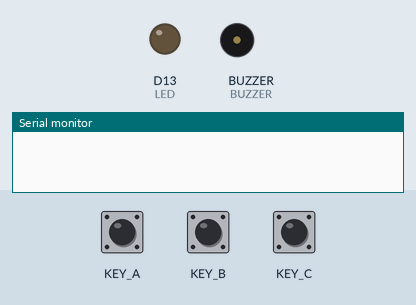
Recording of a sketch running on a simulated Seeed Wio Terminal. Parts: output pins drawn as LEDs (lit = HIGH), buzzer (waves = sounding, pin HIGH), the last lines printed to the serial monitor. Inputs (shaded band) come from the test bench; at power-on: KEY_A HIGH, KEY_B HIGH, KEY_C HIGH.

Above: at 1.2 s.
1.3 s: KEY_A pulled LOW for 0.15 s
At 1.75 s:
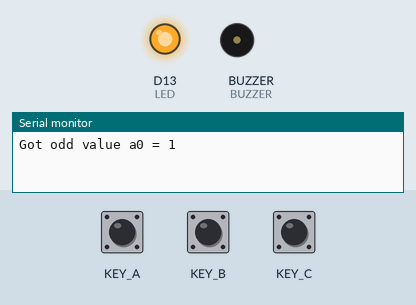
3.4 s: KEY_B pulled LOW for 0.15 s
At 3.57 s:
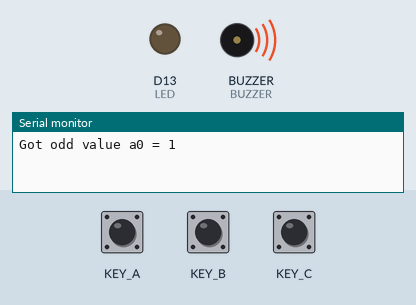
Timing chart, 0 to 6.4 s (numbered marks = the images above; inputs shaded):
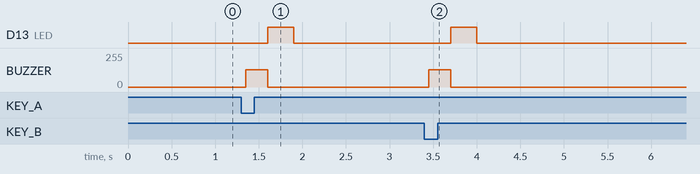

Measured:
- after the input at 1.3 s, D13 (LED): LOW → HIGH after 0.30 s, → LOW 0.30 s later; BUZZER: 0/255 → 128/255 after 0.05 s, → 0/255 0.25 s later
- after the input at 3.4 s, D13 (LED): LOW → HIGH after 0.30 s, → LOW 0.30 s later; BUZZER: 0/255 → 128/255 after 0.05 s, → 0/255 0.25 s later

The sketch:

ButtonLEDandBuzzer.ino
```cpp
#include <stdbool.h>              // For using bool type in C

#define LED LED_BUILTIN
#define BUZZER WIO_BUZZER

#define DEBOUNCE_DELAY 50
#define ODD0 1
#define ODD1 3
#define FIB0 1
#define FIB1 1

typedef struct Button {
  const int pin;                  // Physical button
  int read;                       // Current raw button reading
  int lastRead;                   // Previous raw button reading
  int stable;                     // Most recent stable button state
  unsigned long lastDebounceTime; // Timestamp of last raw state change
} Button;

// HIGH = button in released state
Button odd = { WIO_KEY_A, HIGH, HIGH, HIGH, 0 };  // Right
Button fib = { WIO_KEY_B, HIGH, HIGH, HIGH, 0 };  // Middle
Button res = { WIO_KEY_C, HIGH, HIGH, HIGH, 0 };  // Left


typedef struct Seq Seq;
typedef int (*func_t)(Seq* s);    // Used instead of switch or if-statement to
                                  // select the corresponding recurrence
                                  // relation in get_next()

struct Seq {
  const char* name;
  const int a0, a1;
  int i, prev, curr;
  const func_t step;    // Pointer to the corresponding recurrence relation
};

// Recurrence relations
int odd_function(Seq* s) { return 2 * s->curr - s->prev; }
int fib_function(Seq* s) { return s->curr + s->prev; }

// Reset counts for one sequence
void reset(Seq* s) {
  s->i = 0;
  s->prev = s->a0;
  s->curr = s->a1;
}

// Package recurrence relation and important values for each sequence
Seq oddVals = { "odd", ODD0, ODD1, 0, ODD0, ODD1, odd_function };
Seq fibVals = { "fibonacci", FIB0, FIB1, 0, FIB0, FIB1, fib_function };


// Runs once
void setup() {
  // Initialize serial output to console for debugging
  Serial.begin(115200);

  // initialize top buttons as input
  pinMode(res.pin, INPUT_PULLUP);
  pinMode(odd.pin, INPUT_PULLUP);
  pinMode(fib.pin, INPUT_PULLUP);

  // Initialize buzzer and LED as output
  pinMode(BUZZER, OUTPUT);
  pinMode(LED, OUTPUT);

  // Begin with buzzer and LED off
  digitalWrite(LED, LOW);
  analogWrite(BUZZER, 0);
}

// Runs thousands of times a second, unless delayed
void loop() {
  int blinks = 0;

  // Button A
  if (button_pressed(&odd))
  {
    // Beep once to indicate button pressed, then get the next odd value
    beep();
    blinks = get_next(&oddVals);
  }

  // Button B
  else if (button_pressed(&fib))
  {
    // Beep once to indicate button pressed, then get next fibonacci value
    beep();
    blinks = get_next(&fibVals);
  }

  // Button C
  else if (button_pressed(&res))
  {
    // Just reset all values
    reset_all();
  }

  // Do blinks
  blink(blinks);
}


// Stop switch bouncing
// Based on: https://docs.arduino.cc/built-in-examples/digital/Debounce/
bool button_pressed(Button* b) {
  bool pressed = false;
  b->read = digitalRead(b->pin);

  // Grab a timestamp if the button has changed state
  if (b->read != b->lastRead) b->lastDebounceTime = millis();

  // Ignore state changes for 50ms
  if (millis() - b->lastDebounceTime > DEBOUNCE_DELAY)
  {
    // If it's been long enough, register the button press
    if (b->read != b->stable)
    {
      b->stable = b->read;
      // Only on press, not release
      if (b->stable == LOW) pressed = true;
    }
  }

  b->lastRead = b->read;
  return pressed;
}


// Button actions
void reset_all(void) {
  reset(&oddVals);
  reset(&fibVals);

  Serial.printf("Reset all values\n");
}

int get_next(Seq* s) {
  // Note in the report that you initially forgot to show a0 and a1 before
  // starting the sequence
  int next;

  // Don't skip the first two values
  if (s->i == 0) next = s->a0;
  else if (s->i == 1) next = s->a1;
  else
  {
    // Otherwise, calculate the next value.
    next = s->step(s);

    s->prev = s->curr;
    s->curr = next;
  }

  Serial.printf("Got %s value a%d = %d\n", s->name, s->i, next);
  s->i++;
  return next;
}


// Output
void beep(void) {
  analogWrite(BUZZER, 128);
  delay(250);
  analogWrite(BUZZER, 0);
}

void blink(int ct) {
  // Force the LED off first
  digitalWrite(LED, LOW);

  // Do nothing if ct == 0
  if (ct <= 0) return;

  // Otherwise, perform blinks
  for (int i = 0; i < ct; i++)
  {
    digitalWrite(LED, HIGH);
    delay(300);
    digitalWrite(LED, LOW);
    delay(200);
  }
}
```
